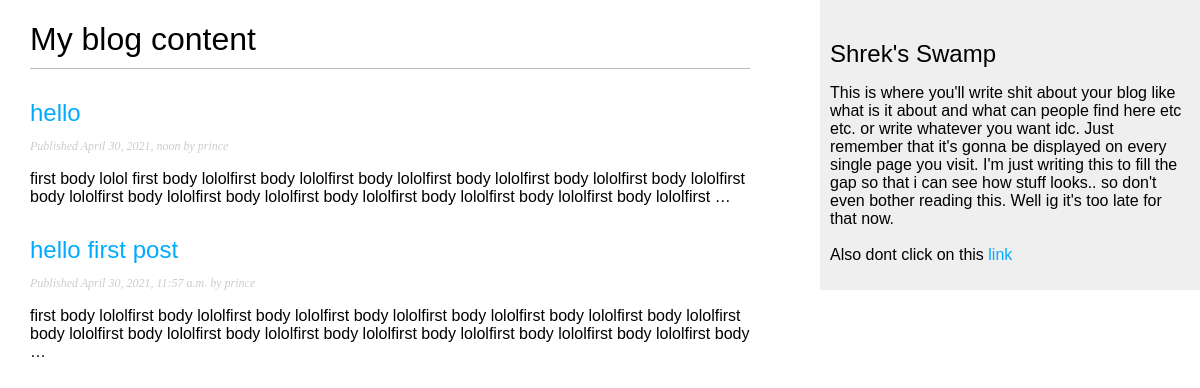
The page / on the database its author committed.
### blog/models.py (models this page shows, shortened)
class Post(models.Model):
    STATUS_CHOICES= ( ('draft','Draft'),('published','Published'),
                      )
    title = models.CharField(max_length=250)
    slug = models.SlugField(max_length=250, unique_for_date='publish')
    author = models.ForeignKey(User,on_delete=models.CASCADE,related_name='blog_posts')
    body = models.TextField()
    publish = models.DateTimeField(default=timezone.now)
    created = models.DateTimeField(auto_now_add=True)
    updated = models.DateTimeField(auto_now=True)
    status = models.CharField(max_length=10,choices=STATUS_CHOICES,default='draft')
    objects = models.Manager()
    published = PublishedManager()
    def get_absolute_url(self):
        return reverse('blog:post_detail',
                    args=[self.publish.year,
                          self.publish.month,
                          self.publish.day,
                          self.slug])
    class Meta:
        ordering = ('-publish',)

### blog/views.py (the view)
# urls.py: path('', views.post_list, name='post_list'),
def post_list(request):
    posts = Post.published.all()
    return render(request, 'blog/post/list.html', {'posts':posts})

### blog/models.py (called while the page is built)
    def get_queryset(self):
        return super(PublishedManager,self).get_queryset().filter(status='published')

### blog/templates/blog/post/list.html (shortened to what this page needs)
{% extends 'blog/base.html' %}
{% block content %}
    <h1> My blog content</h1>
{% for post in posts %}
<h2>
    <a href="{{ post.get_absolute_url }}">
        {{ post.title }}
    </a>
</h2>
<p class='date'>
    Published {{ post.publish }} by {{ post.author }}
</p>
{{ post.body| truncatewords:30 | linebreaks }}
{% endfor %}
{% endblock %}

### blog/templates/blog/base.html (shortened to what this page needs)
{% load static %}
<!DOCTYPE html>
<html lang="en">
    <head>
        <link href="{% static 'css/blog.css' %}" rel="stylesheet">
    </head>
    <body>
        <div id='content'>
            {% block content %}
            {% endblock %}
        </div>
        <div id='sidebar'>
            <h2>Shrek's Swamp</h2>
            <p>This is where you'll write shit about your blog like what is it about and what can people find here etc etc. or write whatever you want idc. Just remember that it's gonna be displayed on every single page you visit.
             I'm just writing this to fill the gap so that i can see how stuff looks.. so don't even bother reading this. Well ig it's too late for that now. <br><br>Also dont click on this <a href="https://www.youtube.com/watch?v=dQw4w9WgXcQ">link</a></p>
        </div>
    </body>
</html>

### blog/static/css/blog.css (style rules this page uses)
body { margin:0; padding:0; font-family:helvetica, sans-serif; }
a { color:#00abff; text-decoration:none; }
h1 { font-weight:normal; border-bottom:1px solid #bbb; padding:0 0 10px 0; }
h2 { font-weight:normal; margin:30px 0 0; }
#content { float:left; width:60%; padding:0 0 0 30px; }
#sidebar { float:right; width:30%; padding:10px; background:#efefef; height:100%; }
p.date { color:#ccc; font-family: georgia, serif; font-size: 12px; font-style: italic; }

### rows shown on the page
Post: title "hello", publish "April 30, 2021, noon", author "prince", body "first body lolol first body lololfirst body lololfirst body lololfirst body lololfirst body lololfirst body lololfirst body lololfirst body lololfirst body lololfirst body lololfirst body lololfirst body lololfirst body lololfirst …"
Post: title "hello first post", publish "April 30, 2021, 11:57 a.m.", author "prince", body "first body lololfirst body lololfirst body lololfirst body lololfirst body lololfirst body lololfirst body lololfirst body lololfirst body lololfirst body lololfirst body lololfirst body lololfirst body lololfirst body lololfirst body …"
